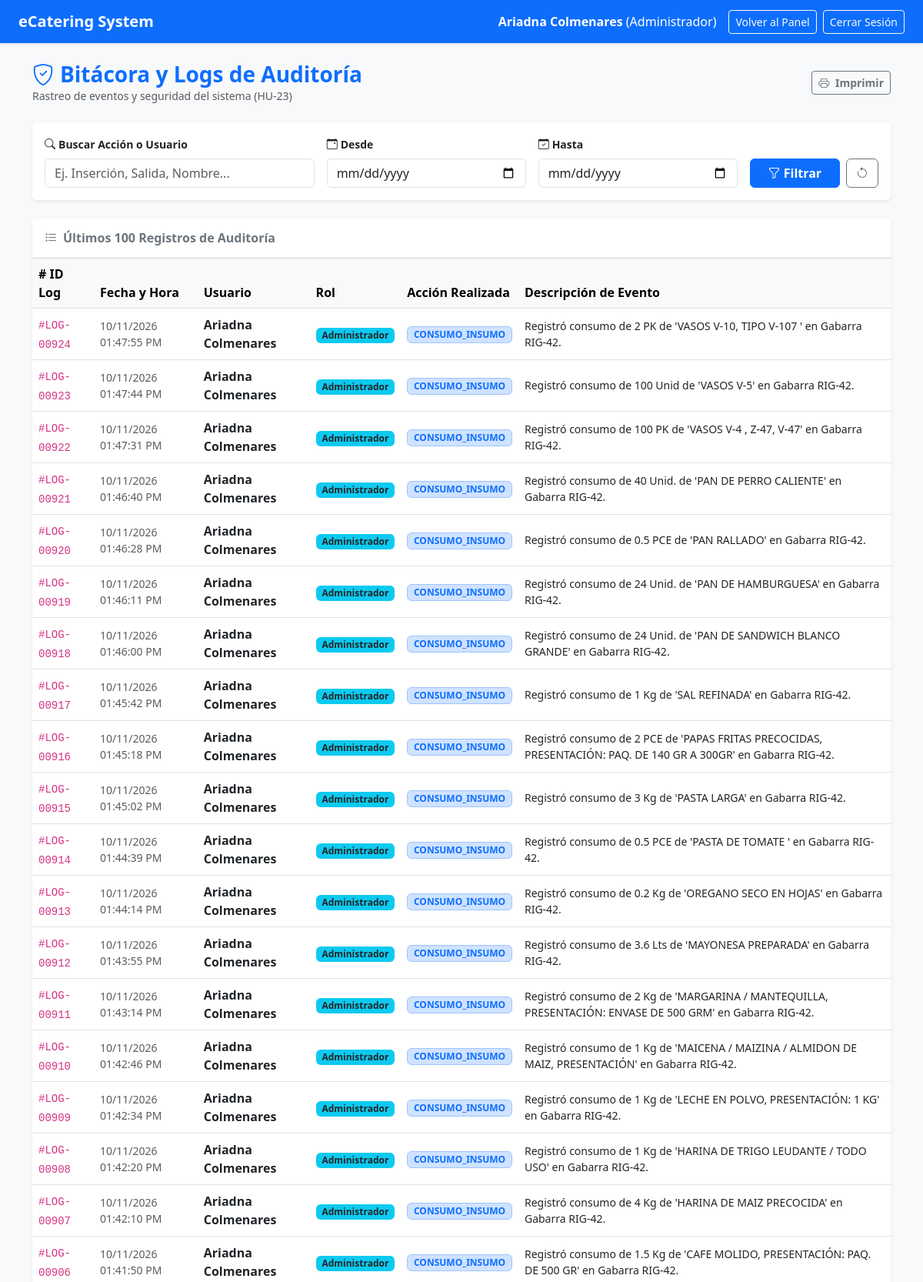
The app's page /logs.php (signed in, upper part) with its own data.
### tables this page shows
CREATE TABLE `logs_sistema` (
  `id_log` int(11) NOT NULL,
  `id_usuario` int(11) NOT NULL,
  `accion` varchar(100) NOT NULL,
  `descripcion` text NOT NULL,
  `fecha_hora` datetime NOT NULL
);

CREATE TABLE `usuarios` (
  `id_usuario` int(11) NOT NULL,
  `nombre` varchar(100) NOT NULL,
  `email` varchar(100) NOT NULL,
  `password` varchar(255) NOT NULL,
  `rol` enum('Administrador','Coord.(a) catering','Superv.(a) catering','Esp. Almacen') DEFAULT 'Coord.(a) catering',
  `creado_en` timestamp NOT NULL DEFAULT current_timestamp(),
  `estado` varchar(20) DEFAULT 'Activo'
);

### logs.php (the view, shortened to what this page needs)
<?php
require_once "config/conexion.php";
$buscar      = $_GET['buscar'] ?? '';
$f_inicio    = $_GET['fecha_inicio'] ?? '';
$f_fin       = $_GET['fecha_fin'] ?? '';
$where_conditions = [];
$sql_where = !empty($where_conditions) ? "WHERE " . implode(" AND ", $where_conditions) : "";
$sql_logs = "SELECT l.*, u.nombre AS nombre_usuario, u.rol
            FROM logs_sistema l
            LEFT JOIN usuarios u ON l.id_usuario = u.id_usuario
            $sql_where
            ORDER BY l.fecha_hora DESC
            LIMIT 100";
$res_logs = $conexion->query($sql_logs);
?>
<!DOCTYPE html>
<html lang="es">
<head>
    <link href="https://cdn.jsdelivr.net/npm/bootstrap@5.3.0/dist/css/bootstrap.min.css" rel="stylesheet">
    <link rel="stylesheet" href="https://cdn.jsdelivr.net/npm/bootstrap-icons@1.11.0/font/bootstrap-icons.css">
</head>
<body class="bg-light">
    <nav class="navbar navbar-expand-lg navbar-dark bg-primary px-4 shadow-sm">
        <a class="navbar-brand fw-bold" href="dashboard.php">eCatering System</a>
        <div class="ms-auto d-flex align-items-center text-white">
            <span class="me-3"><strong><?php echo htmlspecialchars($_SESSION['nombre']); ?></strong> (<?php echo htmlspecialchars($_SESSION['rol']); ?>)</span>
            <a href="dashboard.php" class="btn btn-outline-light btn-sm me-2">Volver al Panel</a>
            <a href="logout.php" class="btn btn-outline-light btn-sm">Cerrar Sesión</a>
        </div>
    </nav>
    <div class="container my-4">
        <div class="d-flex justify-content-between align-items-center mb-4">
            <div>
                <h3 class="fw-bold text-primary mb-0"><i class="bi bi-shield-check me-2"></i>Bitácora y Logs de Auditoría</h3>
                <p class="text-muted small mb-0">Rastreo de eventos y seguridad del sistema (HU-23)</p>
            </div>
            <div>
                <button onclick="window.print();" class="btn btn-outline-secondary btn-sm fw-bold">
                    <i class="bi bi-printer me-1"></i> Imprimir
                </button>
            </div>
        </div>
        <div class="card border-0 shadow-sm mb-4">
            <div class="card-body">
                <form method="GET" action="logs.php" class="row g-3 align-items-end">
                    <div class="col-md-4">
                        <label class="form-label fw-bold small"><i class="bi bi-search me-1"></i>Buscar Acción o Usuario</label>
                        <input type="text" name="buscar" class="form-control" placeholder="Ej. Inserción, Salida, Nombre..." value="<?php echo htmlspecialchars($buscar); ?>">
                    </div>
                    <div class="col-md-3">
                        <label class="form-label fw-bold small"><i class="bi bi-calendar-event me-1"></i>Desde</label>
                        <input type="date" name="fecha_inicio" class="form-control" value="<?php echo htmlspecialchars($f_inicio); ?>">
                    </div>
                    <div class="col-md-3">
                        <label class="form-label fw-bold small"><i class="bi bi-calendar-check me-1"></i>Hasta</label>
                        <input type="date" name="fecha_fin" class="form-control" value="<?php echo htmlspecialchars($f_fin); ?>">
                    </div>
                    <div class="col-md-2 d-flex gap-2">
                        <button type="submit" class="btn btn-primary w-100 fw-bold"><i class="bi bi-funnel"></i> Filtrar</button>
                        <a href="logs.php" class="btn btn-outline-secondary" title="Limpiar Filtros"><i class="bi bi-arrow-counterclockwise"></i></a>
                    </div>
                </form>
            </div>
        </div>
        <div class="card border-0 shadow-sm">
            <div class="card-header bg-white py-3">
                <h6 class="fw-bold text-secondary mb-0"><i class="bi bi-list-task me-2"></i>Últimos 100 Registros de Auditoría</h6>
            </div>
            <div class="card-body p-0">
                <div class="table-responsive">
                    <table class="table table-hover align-middle mb-0">
                        <thead class="table-light">
                            <tr>
                                <th># ID Log</th>
                                <th>Fecha y Hora</th>
                                <th>Usuario</th>
                                <th>Rol</th>
                                <th>Acción Realizada</th>
                                <th>Descripción de Evento</th>
                            </tr>
                        </thead>
                        <tbody>
                            <?php if ($res_logs && $res_logs->num_rows > 0): ?>
                                <?php while ($log = $res_logs->fetch_assoc()): ?>
                                    <tr>
                                        <td><code>#LOG-<?php echo str_pad($log['id_log'], 5, '0', STR_PAD_LEFT); ?></code></td>
                                        <td class="small text-muted"><?php echo date('d/m/Y h:i:s A', strtotime($log['fecha_hora'])); ?></td>
                                        <td class="fw-bold"><?php echo htmlspecialchars($log['nombre_usuario'] ?? 'Sistema / Desconocido'); ?></td>
                                        <td>
                                            <span class="badge bg-info text-dark">
                                                <?php echo htmlspecialchars($log['rol'] ?? 'N/A'); ?>
                                            </span>
                                        </td>
                                        <td>
                                            <span class="badge bg-primary-subtle text-primary border border-primary-subtle">
                                                <?php echo htmlspecialchars($log['accion']); ?>
                                            </span>
                                        </td>
                                        <td class="small text-dark"><?php echo htmlspecialchars($log['descripcion']); ?></td>
                                    </tr>
                                <?php endwhile; ?>
                            <?php else: ?>
                                <tr>
                                    <td colspan="6" class="text-center py-4 text-muted">No se encontraron eventos o logs registrados bajo los criterios seleccionados.</td>
                                </tr>
                            <?php endif; ?>
                        </tbody>
                    </table>
                </div>
            </div>
        </div>
    </div>
</body>
</html>

### records on screen
logs_sistema: id_log "00924", fecha_hora "10/11/2026 01:47:55 PM", id_usuario.nombre "Ariadna Colmenares", id_usuario.rol "Administrador", accion "CONSUMO_INSUMO", descripcion "Registró consumo de 2 PK de 'VASOS V-10, TIPO V-107 ' en Gabarra RIG-42."
logs_sistema: id_log "00923", fecha_hora "10/11/2026 01:47:44 PM", id_usuario.nombre "Ariadna Colmenares", id_usuario.rol "Administrador", accion "CONSUMO_INSUMO", descripcion "Registró consumo de 100 Unid de 'VASOS V-5' en Gabarra RIG-42."
logs_sistema: id_log "00922", fecha_hora "10/11/2026 01:47:31 PM", id_usuario.nombre "Ariadna Colmenares", id_usuario.rol "Administrador", accion "CONSUMO_INSUMO", descripcion "Registró consumo de 100 PK de 'VASOS V-4 , Z-47, V-47' en Gabarra RIG-42."
logs_sistema: id_log "00921", fecha_hora "10/11/2026 01:46:40 PM", id_usuario.nombre "Ariadna Colmenares", id_usuario.rol "Administrador", accion "CONSUMO_INSUMO", descripcion "Registró consumo de 40 Unid. de 'PAN DE PERRO CALIENTE' en Gabarra RIG-42."
logs_sistema: id_log "00920", fecha_hora "10/11/2026 01:46:28 PM", id_usuario.nombre "Ariadna Colmenares", id_usuario.rol "Administrador", accion "CONSUMO_INSUMO", descripcion "Registró consumo de 0.5 PCE de 'PAN RALLADO' en Gabarra RIG-42."
logs_sistema: id_log "00919", fecha_hora "10/11/2026 01:46:11 PM", id_usuario.nombre "Ariadna Colmenares", id_usuario.rol "Administrador", accion "CONSUMO_INSUMO", descripcion "Registró consumo de 24 Unid. de 'PAN DE HAMBURGUESA' en Gabarra RIG-42."
logs_sistema: id_log "00918", fecha_hora "10/11/2026 01:46:00 PM", id_usuario.nombre "Ariadna Colmenares", id_usuario.rol "Administrador", accion "CONSUMO_INSUMO", descripcion "Registró consumo de 24 Unid. de 'PAN DE SANDWICH BLANCO GRANDE' en Gabarra RIG-42."
logs_sistema: id_log "00917", fecha_hora "10/11/2026 01:45:42 PM", id_usuario.nombre "Ariadna Colmenares", id_usuario.rol "Administrador", accion "CONSUMO_INSUMO", descripcion "Registró consumo de 1 Kg de 'SAL REFINADA' en Gabarra RIG-42."
logs_sistema: id_log "00916", fecha_hora "10/11/2026 01:45:18 PM", id_usuario.nombre "Ariadna Colmenares", id_usuario.rol "Administrador", accion "CONSUMO_INSUMO", descripcion "Registró consumo de 2 PCE de 'PAPAS FRITAS PRECOCIDAS, PRESENTACIÓN: PAQ. DE 140 GR A 300GR' en Gabarra RIG-42."
logs_sistema: id_log "00915", fecha_hora "10/11/2026 01:45:02 PM", id_usuario.nombre "Ariadna Colmenares", id_usuario.rol "Administrador", accion "CONSUMO_INSUMO", descripcion "Registró consumo de 3 Kg de 'PASTA LARGA' en Gabarra RIG-42."
logs_sistema: id_log "00914", fecha_hora "10/11/2026 01:44:39 PM", id_usuario.nombre "Ariadna Colmenares", id_usuario.rol "Administrador", accion "CONSUMO_INSUMO", descripcion "Registró consumo de 0.5 PCE de 'PASTA DE TOMATE ' en Gabarra RIG-42."
logs_sistema: id_log "00913", fecha_hora "10/11/2026 01:44:14 PM", id_usuario.nombre "Ariadna Colmenares", id_usuario.rol "Administrador", accion "CONSUMO_INSUMO", descripcion "Registró consumo de 0.2 Kg de 'OREGANO SECO EN HOJAS' en Gabarra RIG-42."
logs_sistema: id_log "00912", fecha_hora "10/11/2026 01:43:55 PM", id_usuario.nombre "Ariadna Colmenares", id_usuario.rol "Administrador", accion "CONSUMO_INSUMO", descripcion "Registró consumo de 3.6 Lts de 'MAYONESA PREPARADA' en Gabarra RIG-42."
logs_sistema: id_log "00911", fecha_hora "10/11/2026 01:43:14 PM", id_usuario.nombre "Ariadna Colmenares", id_usuario.rol "Administrador", accion "CONSUMO_INSUMO", descripcion "Registró consumo de 2 Kg de 'MARGARINA / MANTEQUILLA, PRESENTACIÓN: ENVASE DE 500 GRM' en Gabarra RIG-42."
logs_sistema: id_log "00910", fecha_hora "10/11/2026 01:42:46 PM", id_usuario.nombre "Ariadna Colmenares", id_usuario.rol "Administrador", accion "CONSUMO_INSUMO", descripcion "Registró consumo de 1 Kg de 'MAICENA / MAIZINA / ALMIDON DE MAIZ, PRESENTACIÓN' en Gabarra RIG-42."
logs_sistema: id_log "00909", fecha_hora "10/11/2026 01:42:34 PM", id_usuario.nombre "Ariadna Colmenares", id_usuario.rol "Administrador", accion "CONSUMO_INSUMO", descripcion "Registró consumo de 1 Kg de 'LECHE EN POLVO, PRESENTACIÓN: 1 KG' en Gabarra RIG-42."
logs_sistema: id_log "00908", fecha_hora "10/11/2026 01:42:20 PM", id_usuario.nombre "Ariadna Colmenares", id_usuario.rol "Administrador", accion "CONSUMO_INSUMO", descripcion "Registró consumo de 1 Kg de 'HARINA DE TRIGO LEUDANTE / TODO USO' en Gabarra RIG-42."
logs_sistema: id_log "00907", fecha_hora "10/11/2026 01:42:10 PM", id_usuario.nombre "Ariadna Colmenares", id_usuario.rol "Administrador", accion "CONSUMO_INSUMO", descripcion "Registró consumo de 4 Kg de 'HARINA DE MAIZ PRECOCIDA' en Gabarra RIG-42."
logs_sistema: id_log "00906", fecha_hora "10/11/2026 01:41:50 PM", id_usuario.nombre "Ariadna Colmenares", id_usuario.rol "Administrador", accion "CONSUMO_INSUMO", descripcion "Registró consumo de 1.5 Kg de 'CAFE MOLIDO, PRESENTACIÓN: PAQ. DE 500 GR' en Gabarra RIG-42."

### other values on screen
$_SESSION['nombre'] "Ariadna Colmenares"
$_SESSION['rol'] "Administrador"
